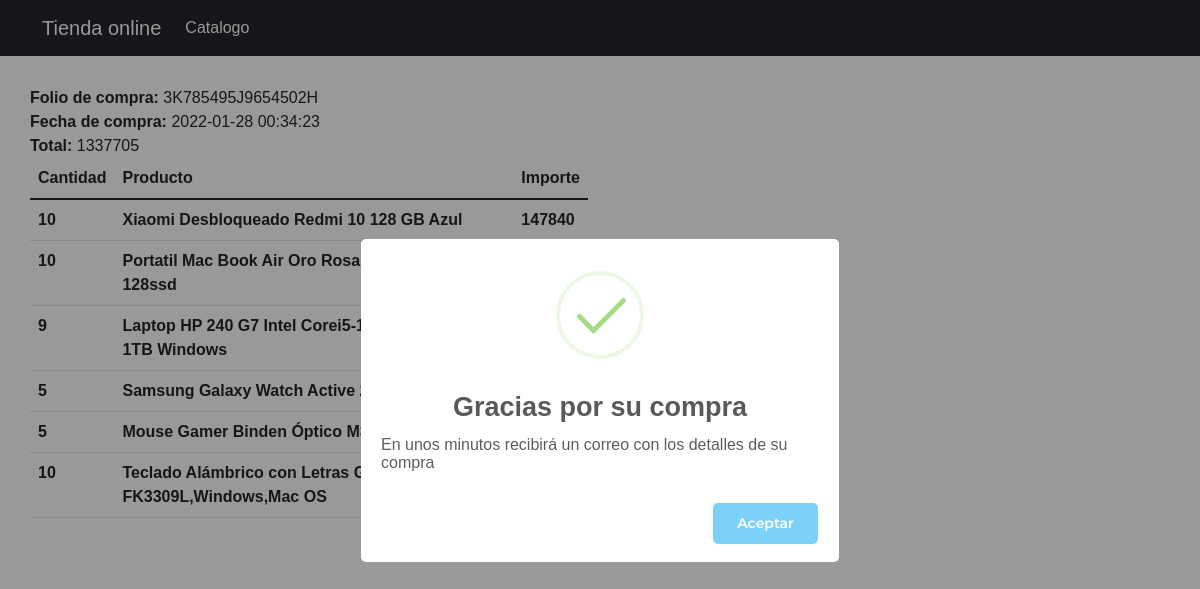
The page /completado.php?key=3K785495J9654502H on the database its author committed.
### tables this page shows
CREATE TABLE `compra` (
  `id` int(11) NOT NULL,
  `id_transaccion` varchar(20) NOT NULL,
  `fecha` datetime NOT NULL,
  `status` varchar(20) NOT NULL,
  `email` varchar(50) NOT NULL,
  `id_cliente` varchar(20) NOT NULL,
  `total` decimal(10,0) NOT NULL
);

CREATE TABLE `detalle_compra` (
  `id` int(11) NOT NULL,
  `id_compra` int(11) NOT NULL,
  `id_producto` int(11) NOT NULL,
  `nombre` varchar(200) NOT NULL,
  `precio` decimal(10,0) NOT NULL,
  `cantidad` int(11) NOT NULL
);

### completado.php (the view, shortened to what this page needs)
<?php
$id_transaccion = isset($_GET['key']) ? $_GET['key'] : '0';
$error = '';
if ($id_transaccion == '') {
    $error = 'Error al procesar la petición';
} else {
    $db = new Database();
    $con = $db->conectar();
    $sql = $con->prepare("SELECT count(id) FROM compra WHERE id_transaccion=? AND (status=? OR status=?)");
    $sql->execute([$id_transaccion, 'COMPLETED', 'approved']);
    if ($sql->fetchColumn() > 0) {
        $sql = $con->prepare("SELECT id, fecha, email, total FROM compra WHERE id_transaccion=? AND (status=? OR status=?) LIMIT 1");
        $sql->execute([$id_transaccion, 'COMPLETED', 'approved']);
        $row = $sql->fetch(PDO::FETCH_ASSOC);
        $idCompra = $row['id'];
        $sqlDet = $con->prepare("SELECT nombre, precio, cantidad FROM detalle_compra WHERE id_compra=?");
        $sqlDet->execute([$idCompra]);
    } else {
        $error = "Error al comprobar la compra";
    }
}
?>
<!DOCTYPE html>
<html lang="en">
<head>
    <link href="https://cdn.jsdelivr.net/npm/bootstrap@5.1.3/dist/css/bootstrap.min.css" rel="stylesheet">
    <link href="css/all.min.css" rel="stylesheet">
    <link href="css/estilos.css" rel="stylesheet">
</head>
<body>
<header>
        <nav class="navbar navbar-expand-lg navbar-dark bg-dark">
            <div class="container">
                <a class="navbar-brand" href="index.php">Tienda online</a>
                <div class="collapse navbar-collapse" id="navBarTop">
                    <ul class="navbar-nav me-auto mb-2 mb-lg-0">
                        <li class="nav-item">
                            <a class="nav-link active" href="index.php">Catalogo</a>
                        </li>
                    </ul>
                </div>
            </div>
        </nav>
    </header>
    <main>
        <div class="container">
            <?php if (strlen($error) > 0) { ?>
                <div class="row">
                    <div class="col">
                        <h3><?php echo $error; ?></h3>
                    </div>
                </div>
            <?php } else { ?>
                <div class="row">
                    <div class="col">
                        <b>Folio de compra:</b> <?php echo $id_transaccion; ?><br>
                        <b>Fecha de compra:</b> <?php echo $row['fecha']; ?><br>
                        <b>Total:</b> <?php echo $row['total']; ?><br>
                    </div>
                </div>
                <div class="row">
                    <div class="col-md-6 col-sm-12">
                        <table class="table">
                            <thead>
                                <tr>
                                    <th>Cantidad</th>
                                    <th>Producto</th>
                                    <th>Importe</th>
                                </tr>
                            </thead>
                            <tbody>
                                <?php while ($row_det = $sqlDet->fetch(PDO::FETCH_ASSOC)) {
                                    $importe =  $row_det['cantidad'] * $row_det['precio']; ?>
                                    <tr>
                                        <th><?php echo $row_det['cantidad']; ?></th>
                                        <th><?php echo $row_det['nombre']; ?></th>
                                        <th><?php echo $importe; ?></th>
                                    </tr>
                                <?php } ?>
                            </tbody>
                        </table>
                    </div>
                </div>
            <?php } ?>
        </div>
    </main>
</body>
</html>

### css/estilos.css (style rules this page uses)
body { margin: 0; padding: 0; font-family: Arial, Helvetica, sans-serif; text-justify:auto; }
main>.container { padding: 30px 0; }
* { -webkit-box-sizing: border-box; -moz-box-sizing: border-box; box-sizing: border-box; }
html, button, input, select, textarea { font-family: 'Montserrat', Helvetica, sans-serif; color: black; }

### rows shown on the page
compra: fecha "2022-01-28 00:34:23", total "1337705"
detalle_compra: cantidad "10", nombre "Xiaomi Desbloqueado Redmi 10 128 GB Azul", importe "147840"
detalle_compra: cantidad "10", nombre "Portatil Mac Book Air Oro Rosado 8gb Ram 128ssd"
detalle_compra: cantidad "9", nombre "Laptop HP 240 G7 Intel Corei5-1035G1 8G RAM 1TB Windows"
detalle_compra: cantidad "5", nombre "Samsung Galaxy Watch Active 2 reloj inteligente"
detalle_compra: cantidad "5", nombre "Mouse Gamer Binden Óptico M371, Alámbrico"
detalle_compra: cantidad "10", nombre "Teclado Alámbrico con Letras Grandes Spectra FK3309L,Windows,Mac OS"

### other values the page prints
$id_transaccion "3K785495J9654502H"
